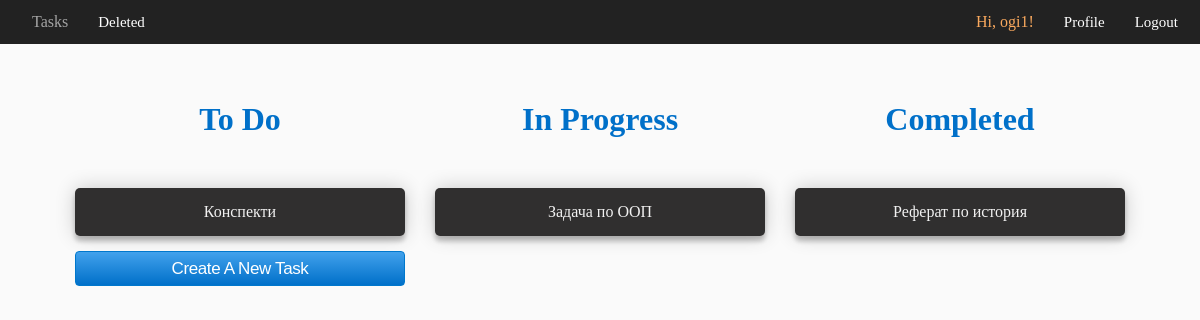
/tasks (signed in), run on an earlier commit of the app's database.
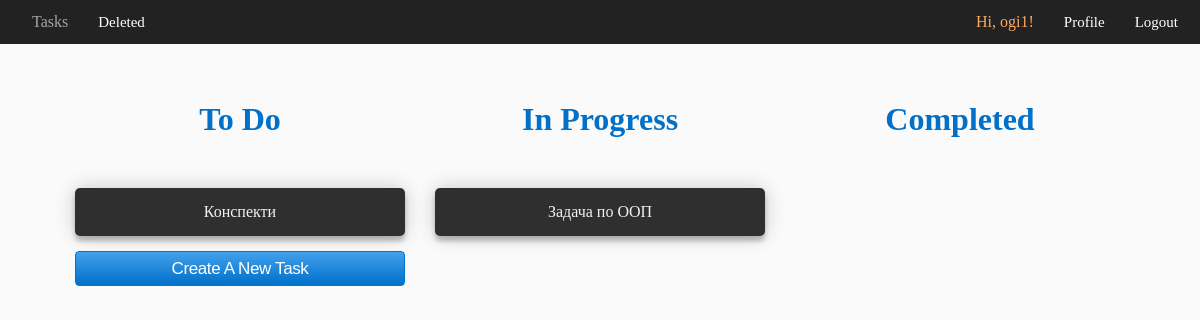
And on a later commit of the database.
### tables this page shows
CREATE TABLE users
    (
        id INTEGER PRIMARY KEY AUTOINCREMENT,
        username TEXT,
        email TEXT,
        password TEXT
    );

CREATE TABLE tasks
    (
        id INTEGER PRIMARY KEY AUTOINCREMENT,
        title TEXT,
        description TEXT,
        deadline TEXT,
        state TEXT,
        user_id INTEGER,
        FOREIGN KEY(user_id) REFERENCES users(id)
    );

### main.py (the view)
@app.route("/tasks")
@require_login
def show_tasks():
    user = User.find_by_email(session.get("EMAIL"))
    all_to_do = Task.get_to_do(user.id)
    all_in_progress = Task.get_in_progress(user.id)
    all_completed = Task.get_completed(user.id)
    return render_template("tasks.html",
                           user=user,
                           all_to_do=all_to_do,
                           all_in_progress=all_in_progress,
                           all_completed=all_completed
                           )

### database.py (called while the page is built)
    def __enter__(self):
        self.conn = sqlite3.connect(DB_NAME)
        return self.conn.cursor()

    def __exit__(self, type, value, traceback):
        self.conn.commit()

### main.py (called while the page is built)
def require_login(func):
    @wraps(func)
    def wrapper(*args, **kwargs):
        if not session.get("SIGNED_IN"):
            return redirect('/login')
        return func(*args, **kwargs)
    return wrapper

### task.py (called while the page is built)
    def get_to_do(user_id):
        with DB() as db:
            rows = db.execute(
                '''SELECT * FROM tasks WHERE state = 0 AND user_id = ?''', (user_id,)).fetchall()
            return [Task(*row) for row in rows]

    def get_in_progress(user_id):
        with DB() as db:
            rows = db.execute(
                '''SELECT * FROM tasks WHERE state = 1 AND user_id = ?''', (user_id,)).fetchall()
            return [Task(*row) for row in rows]

    def get_completed(user_id):
        with DB() as db:
            rows = db.execute(
                '''SELECT * FROM tasks WHERE state = 2 AND user_id = ?''', (user_id,)).fetchall()
            return [Task(*row) for row in rows]

### user.py (called while the page is built)
    @staticmethod
    def find_by_email(email):
        if not email:
            return None
        with DB() as db:
            row = db.execute(
                '''SELECT * FROM users WHERE email = ?''', (email,)).fetchone()
            if row:
                return User(*row)

### templates/tasks.html (shortened to what this page needs)
<!DOCTYPE html>
<html lang="en">
    <head>
        <link
            rel="stylesheet"
            href="{{ url_for('static', filename='css/style.css') }}"
        />
        <link
            rel="stylesheet"
            href="{{ url_for('static', filename='css/tasks.css') }}"
        />
    </head>
    <body id="body">
        <header>
            <nav class="navigation-bar left-nav">
                <ul>
                    <li>
                        <span class="active">Tasks</span>
                    </li>
                    <li>
                        <a href="/deleted">Deleted</a>
                    </li>
                </ul>
            </nav>
            <nav class="navigation-bar right-nav">
                <ul>
                    <li>
                        <span class="name">Hi, {{ user.username }}!</span>
                    </li>
                    <li>
                        <a href="/edit_profile/{{ user.id }}">Profile</a>
                    </li>
                    <li>
                        <a href="/logout">Logout</a>
                    </li>
                </ul>
            </nav>
        </header>
        <div class="page-content">
            <div class="split left">
                <h1>To Do</h1>
                <ul class="list">
                    {% for to_do in all_to_do %}
                    <li onclick="window.location.href='/edit_task/{{ to_do.id }}'">
                        {{ to_do.title }}
                    </li>
                    {% endfor %}
                    <li class="button-holder">
                        <button class="button" style="max-width: 330px;" onclick="window.location.href='/new_task'">
                            Create A New Task
                        </button>
                    </li>
                </ul>
            </div>
            <div class="split middle">
                <h1>In Progress</h1>
                <ul class="list">
                    {% for in_progress in all_in_progress %}
                    <li onclick="window.location.href='/edit_task/{{ in_progress.id }}'">
                        {{ in_progress.title }}
                    </li>
                    {% endfor %}
                </ul>
            </div>
            <div class="split right">
                <h1>Completed</h1>
                <ul class="list">
                    {% for completed in all_completed %}
                    <li onclick="window.location.href='/edit_task/{{ completed.id }}'">
                        {{ completed.title }}
                    </li>
                    {% endfor %}
                </ul>
            </div>
        </div>
    </body>
</html>

### static/css/style.css (style rules this page uses)
body { background: #fafafa; font-family: "San Francisco"; margin: 0 auto; }
header { display: flex; flex-direction: row; position: fixed; background: #222; padding: 0 20px; width: 100%; height: 5.5%; }
header a { align-self: center; }
.navigation-bar { display: flex; flex: 1 1 auto; justify-content: flex-end; align-self: center; margin: 1%; }
.right-nav { justify-content: flex-end; }
.left-nav { justify-content: flex-start; }
.navigation-bar ul { margin: 0; padding: 0; display: flex; flex-wrap: wrap; list-style: none; }
.navigation-bar li { padding: 0 30px 0 0; }
.navigation-bar li a { color: #fff; font-size: 15px; font-weight: 400; text-decoration: none; }
.active { color: #a5a5a5; cursor: default; }
.name { color: #faa95e; cursor: default; }
.page-content { position: fixed; margin: 0 auto; top: 5vh; height: 95vh; width: 100vw; color: #111; }
.page-content { text-align: center; }
button { font-size: 17px; line-height: 1.47059; font-weight: 400; letter-spacing: -0.022em; background-color: #0070c9; background: linear-gradient(#42a1ec, #0070c9); border: 1px solid #07c; border-radius: 4px; color: #fff; cursor: pointer; min-width: 30px; padding: 4px 15px; text-align: center; white-space: nowrap; width: 100%; margin-bottom: 20px; }

### static/css/tasks.css (style rules this page uses)
.page-content { top: 10vh; display: flex; justify-content: center; flex-wrap: wrap; margin: auto; }
.list { display: inline; list-style: none; }
.list li { color: #fff; cursor: pointer; }
.list li:not(.button-holder) { background: #302f2f; color: #f1f1f1; margin: 10px auto; max-width: 300px; max-height: max-content; border-radius: 5px; padding: 15px; box-shadow: 0 0 20px 0 rgba(0, 0, 0, 0.2), 0 5px 5px 0 rgba(0, 0, 0, 0.24); }
.button-holder { margin-top: 15px; }
.split { width: 30vw; height: 100vh; }
.split h1 { color: #0070c9; text-align: center; font-weight: bold; }
.left, .middle, .right { display: inline-block; vertical-align: top; }

What changed in the data, as far as the page shows it:
removed tasks: title "Реферат по история", shown under "Completed"
